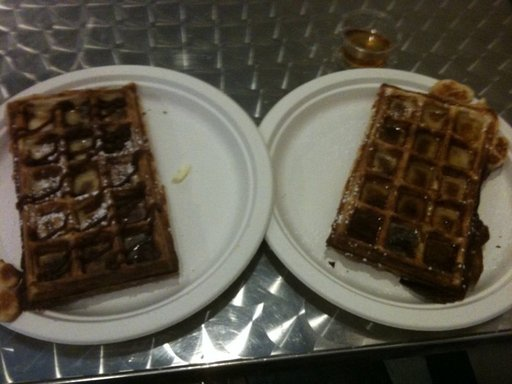
#> input picture 01-multiprocessing-module/data/random_images/103151.jpg, 512 x 384 px; its folder holds only this picture in this run
$ python run_mp.py
#> lines starting #> are read from the running program, lines starting #| are printed output that depends on the picture
### 01-multiprocessing-module/mp_pipeline.py
import os
import time
import numpy as np
from PIL import Image
from multiprocessing import Pool, current_process
import psutil
import filters

# --------------------------------
# Worker function
# --------------------------------
def process_single_image(args):
    img_path, output_folder = args
    try:
        pid = os.getpid()

        # Get CPU core using psutil
        try:
            core_id = psutil.Process(pid).cpu_num()
            core_info = f"CPU Core ID: {core_id}"
        except Exception:
            core_info = "CPU Core ID: N/A"

        filename = os.path.basename(img_path)
        print(f"[{core_info} PID:{pid}] Processing image {filename}")

        with Image.open(img_path) as img:
            arr = np.array(img.convert("RGB"))

            # Image processing pipeline
            arr = filters.grayscale_conversion(arr)
            arr = filters.gaussian_blur(arr)
            arr = filters.sobel_edge_detection(arr)
            arr = filters.image_sharpening(arr)
            arr = filters.brightness_adjustment(arr, 1.2)

            Image.fromarray(arr).save(
                os.path.join(output_folder, f"proc_{filename}")
            )

        return True
    except Exception as e:
        print(f"[PID {os.getpid()}] Error processing {img_path}: {e}")
        return False


# --------------------------------
# Run multiprocessing experiment
# --------------------------------
def run_test(image_list, output_dir, num_cores):
    tasks = [(p, output_dir) for p in image_list]
    start_time = time.time()
    with Pool(processes=num_cores) as pool:
        # Dynamic scheduling for excellent load balancing
        list(pool.imap_unordered(process_single_image, tasks, chunksize=1))
    return time.time() - start_time

### 01-multiprocessing-module/filters.py
import numpy as np

# Filter 1: Convert RGB images to grayscale using luminance formula
def grayscale_conversion(img_array):
    gray = np.dot(img_array[..., :3], [0.299, 0.587, 0.114])

    return np.clip(gray, 0, 255).astype(np.uint8)

# Core convolution operation: Perform convolution on 2D (grayscale) or 3D (RGB) images
def _convolve(img_array, kernel, clip=True):
    """
    Apply a convolution kernel to an image.
    clip=True  → output limited to 0–255 (normal image)
    clip=False → keep float values (for edge detection)
    """
    h, w = img_array.shape[:2]
    kh, kw = kernel.shape
    pad = kh // 2

    # Multi-channel image
    if img_array.ndim == 3:
        padded = np.pad(img_array, ((pad, pad), (pad, pad), (0, 0)), mode='edge')
        output = np.zeros((h, w, img_array.shape[2]), dtype=float)
        for i in range(kh):
            for j in range(kw):
                output += padded[i:i+h, j:j+w, :] * kernel[i, j]
    else:  # Grayscale 2D
        padded = np.pad(img_array, ((pad, pad), (pad, pad)), mode='edge')
        output = np.zeros((h, w), dtype=float)
        for i in range(kh):
            for j in range(kw):
                output += padded[i:i+h, j:j+w] * kernel[i, j]

    if clip:
        return np.clip(output, 0, 255).astype(np.uint8)
    else:
        # Return float result
        return output

# Wrapper: apply kernel with optional float output
def apply_kernel(img_array, kernel, preserve_dtype=False):
    return _convolve(img_array, kernel, clip=not preserve_dtype)

# Filter 2: Apply 3×3 Gaussian kernel for smoothing
def gaussian_blur(img_array):
    kernel = np.array([[1, 2, 1],
                       [2, 4, 2],
                       [1, 2, 1]], dtype=float) / 16.0
    return apply_kernel(img_array, kernel)

# Filter 3: Sobel filter to detect edges
def sobel_edge_detection(img_array):
    if img_array.ndim == 3:
        gray = grayscale_conversion(img_array)
    else:
        gray = img_array

    Kx = np.array([[-1, 0, 1],
                   [-2, 0, 2],
                   [-1, 0, 1]], dtype=float)
    Ky = np.array([[-1, -2, -1],
                   [ 0,  0,  0],
                   [ 1,  2,  1]], dtype=float)

    gx = apply_kernel(gray, Kx, preserve_dtype=True).astype(float)
    gy = apply_kernel(gray, Ky, preserve_dtype=True).astype(float)

    magnitude = np.sqrt(gx**2 + gy**2)
    return np.clip(magnitude, 0, 255).astype(np.uint8)

# Filter 4: Sharpen image to enhance details
def image_sharpening(img_array):
    kernel = np.array([[0, -1, 0],
                       [-1, 5, -1],
                       [0, -1, 0]], dtype=float)
    return apply_kernel(img_array, kernel)

# Filter 5: Adjust image brightness
def brightness_adjustment(img_array, factor=1.2):
    return np.clip(img_array.astype(float) * factor, 0, 255).astype(np.uint8)

### 01-multiprocessing-module/run_mp.py
import os
from mp_pipeline import run_test
import csv

if __name__ == "__main__":
    # --------------------------------
    # Configuration
    # --------------------------------
    DATA_FOLDERS = ["random_images", "small_images"]
    OUTPUT_ROOT = "output_mp"
    PROCESS_COUNTS = [1, 2, 4, 8]

    os.makedirs(OUTPUT_ROOT, exist_ok=True)

    # -----------------------------------------------
    # Run multiprocessing experiments for each folder
    # -----------------------------------------------
    for folder in DATA_FOLDERS:
        INPUT_DIR = os.path.join("data", folder)
        OUTPUT_DIR = os.path.join(OUTPUT_ROOT, folder)
        os.makedirs(OUTPUT_DIR, exist_ok=True)

        images = [
            os.path.join(INPUT_DIR, f)
            for f in os.listdir(INPUT_DIR)
            if f.lower().endswith((".jpg", ".jpeg", ".png"))
        ]

        print(f"\nStarting Multiprocessing Pipeline with {len(images)} images from folder: {folder}")
        results = []

        for num_proc in PROCESS_COUNTS:
            print("\n--------------------------")
            print(f"Running with {num_proc} processes")
            print("--------------------------")

            duration = run_test(images, OUTPUT_DIR, num_proc)
            results.append({"process": num_proc, "time": duration})
#> this loop made 4 passes
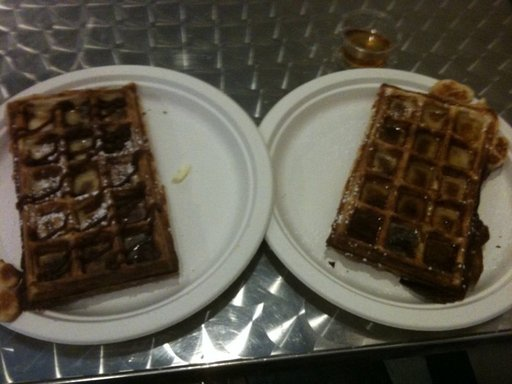
#> input picture 01-multiprocessing-module/data/random_images/103151.jpg, 512 x 384 px
#> pass 1, in grayscale_conversion, `gray = np.dot(img_array[..., :3], [0.299, 0.587, 0.114])`:
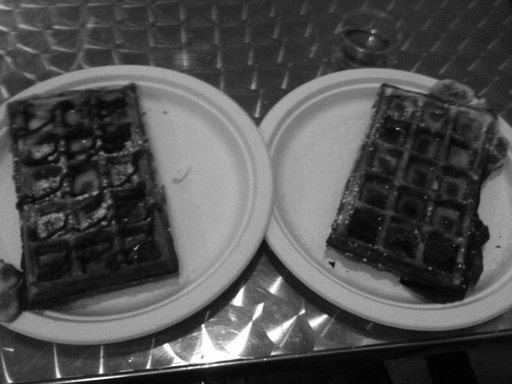
#> gray: shape (384, 512) float64; min 0.587, max 255, mean 80.7
#> pass 1, in _convolve, `padded = np.pad(img_array, ((pad, pad), (pad, pad)), mode='edge')`:
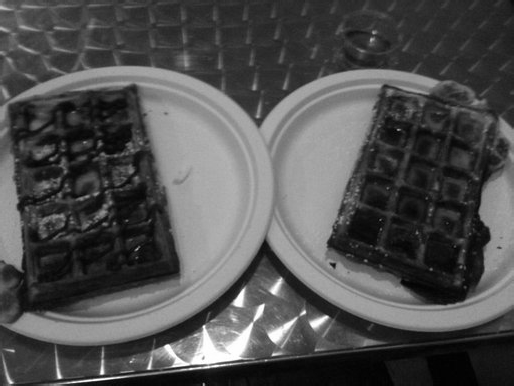
#> padded: shape (386, 514); min 0, max 254, mean 80

        # Output results
        print("\n" + "="*80)
        print(f"Multiprocessing Performance Results ({len(images)} images in '{folder}' dataset)")
        print("="*80)
        for r in results:
            print(f"Process: {r['process']} | Time: {r['time']:.2f} seconds")

        # Save CSV per folder
        csv_file = f"performance_results_{folder}.csv"
        with open(csv_file, "w", newline="") as f:
            writer = csv.DictWriter(f, fieldnames=["process", "time"])
            writer.writeheader()
            writer.writerows(results)

        print(f"\nResults saved to {csv_file}")
#> pass 2 of the loop `for folder in DATA_FOLDERS:`:
#> the loop `for num_proc in PROCESS_COUNTS:` made 4 passes
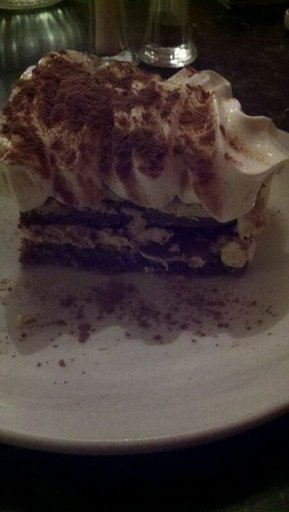
#> input picture 01-multiprocessing-module/data/small_images/1109901.jpg, 289 x 512 px
#> pass 1, in grayscale_conversion (call 5), `gray = np.dot(img_array[..., :3], [0.299, 0.587, 0.114])`:
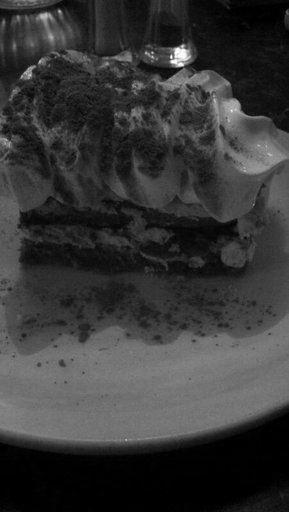
#> gray: shape (512, 289) float64; min 0, max 255, mean 55.7
